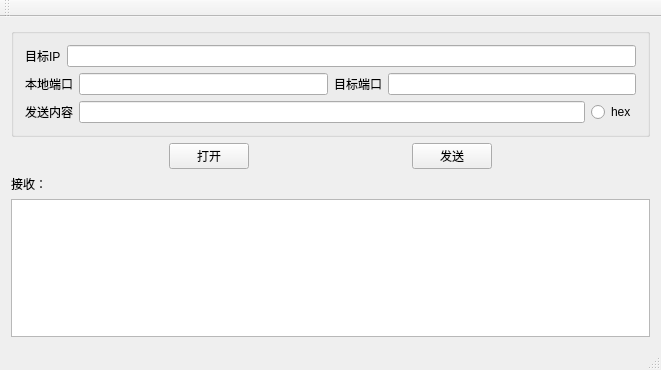
<?xml version="1.0" encoding="UTF-8"?>
<ui version="4.0">
 <class>MainWindow</class>
 <widget class="QMainWindow" name="MainWindow">
  <property name="geometry">
   <rect>
    <x>0</x>
    <y>0</y>
    <width>661</width>
    <height>370</height>
   </rect>
  </property>
  <property name="windowTitle">
   <string>MainWindow</string>
  </property>
  <widget class="QWidget" name="centralWidget">
   <layout class="QVBoxLayout" name="verticalLayout">
    <item>
     <widget class="QGroupBox" name="groupBox">
      <property name="title">
       <string/>
      </property>
      <layout class="QVBoxLayout" name="verticalLayout_4">
       <item>
        <layout class="QHBoxLayout" name="horizontalLayout">
         <item>
          <widget class="QLabel" name="label_RouteIP">
           <property name="text">
            <string>目标IP</string>
           </property>
          </widget>
         </item>
         <item>
          <widget class="QLineEdit" name="lineEdit_routeIP"/>
         </item>
        </layout>
       </item>
       <item>
        <layout class="QHBoxLayout" name="horizontalLayout_2">
         <item>
          <widget class="QLabel" name="label_HostIP">
           <property name="text">
            <string>本地端口</string>
           </property>
          </widget>
         </item>
         <item>
          <widget class="QLineEdit" name="lineEdit_hostPort"/>
         </item>
         <item>
          <widget class="QLabel" name="label_RoutrIP">
           <property name="text">
            <string>目标端口</string>
           </property>
          </widget>
         </item>
         <item>
          <widget class="QLineEdit" name="lineEdit_routePort"/>
         </item>
        </layout>
       </item>
       <item>
        <layout class="QHBoxLayout" name="horizontalLayout_4">
         <item>
          <widget class="QLabel" name="label_send">
           <property name="text">
            <string>发送内容</string>
           </property>
          </widget>
         </item>
         <item>
          <widget class="QLineEdit" name="lineEdit_send"/>
         </item>
         <item>
          <widget class="QRadioButton" name="radioButton">
           <property name="text">
            <string>hex</string>
           </property>
          </widget>
         </item>
        </layout>
       </item>
      </layout>
     </widget>
    </item>
    <item>
     <layout class="QHBoxLayout" name="horizontalLayout_3">
      <item>
       <spacer name="horizontalSpacer_2">
        <property name="orientation">
         <enum>Qt::Horizontal</enum>
        </property>
        <property name="sizeHint" stdset="0">
         <size>
          <width>40</width>
          <height>20</height>
         </size>
        </property>
       </spacer>
      </item>
      <item>
       <widget class="QPushButton" name="pushButton_Connet">
        <property name="text">
         <string>打开</string>
        </property>
       </widget>
      </item>
      <item>
       <spacer name="horizontalSpacer">
        <property name="orientation">
         <enum>Qt::Horizontal</enum>
        </property>
        <property name="sizeHint" stdset="0">
         <size>
          <width>40</width>
          <height>20</height>
         </size>
        </property>
       </spacer>
      </item>
      <item>
       <widget class="QPushButton" name="pushButton_Send">
        <property name="text">
         <string>发送</string>
        </property>
       </widget>
      </item>
      <item>
       <spacer name="horizontalSpacer_3">
        <property name="orientation">
         <enum>Qt::Horizontal</enum>
        </property>
        <property name="sizeHint" stdset="0">
         <size>
          <width>40</width>
          <height>20</height>
         </size>
        </property>
       </spacer>
      </item>
     </layout>
    </item>
    <item>
     <widget class="QLabel" name="label_Rec">
      <property name="text">
       <string>接收：</string>
      </property>
     </widget>
    </item>
    <item>
     <widget class="QTextBrowser" name="textBrowser_Rec"/>
    </item>
   </layout>
  </widget>
  <widget class="QMenuBar" name="menuBar">
   <property name="geometry">
    <rect>
     <x>0</x>
     <y>0</y>
     <width>661</width>
     <height>23</height>
    </rect>
   </property>
  </widget>
  <widget class="QToolBar" name="mainToolBar">
   <attribute name="toolBarArea">
    <enum>TopToolBarArea</enum>
   </attribute>
   <attribute name="toolBarBreak">
    <bool>false</bool>
   </attribute>
  </widget>
  <widget class="QStatusBar" name="statusBar"/>
 </widget>
 <layoutdefault spacing="6" margin="11"/>
 <resources/>
 <connections/>
</ui>
